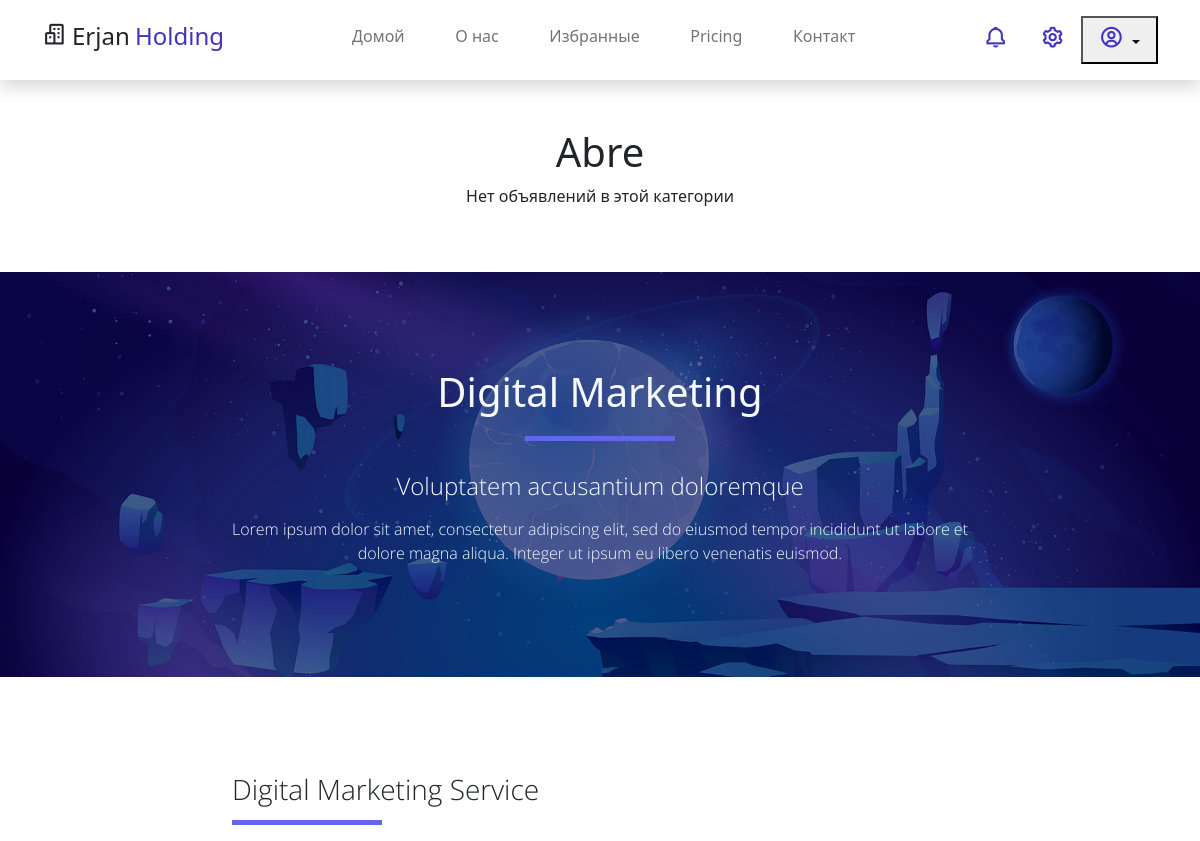
Page /estate/2/ (upper part) on the earlier database version.
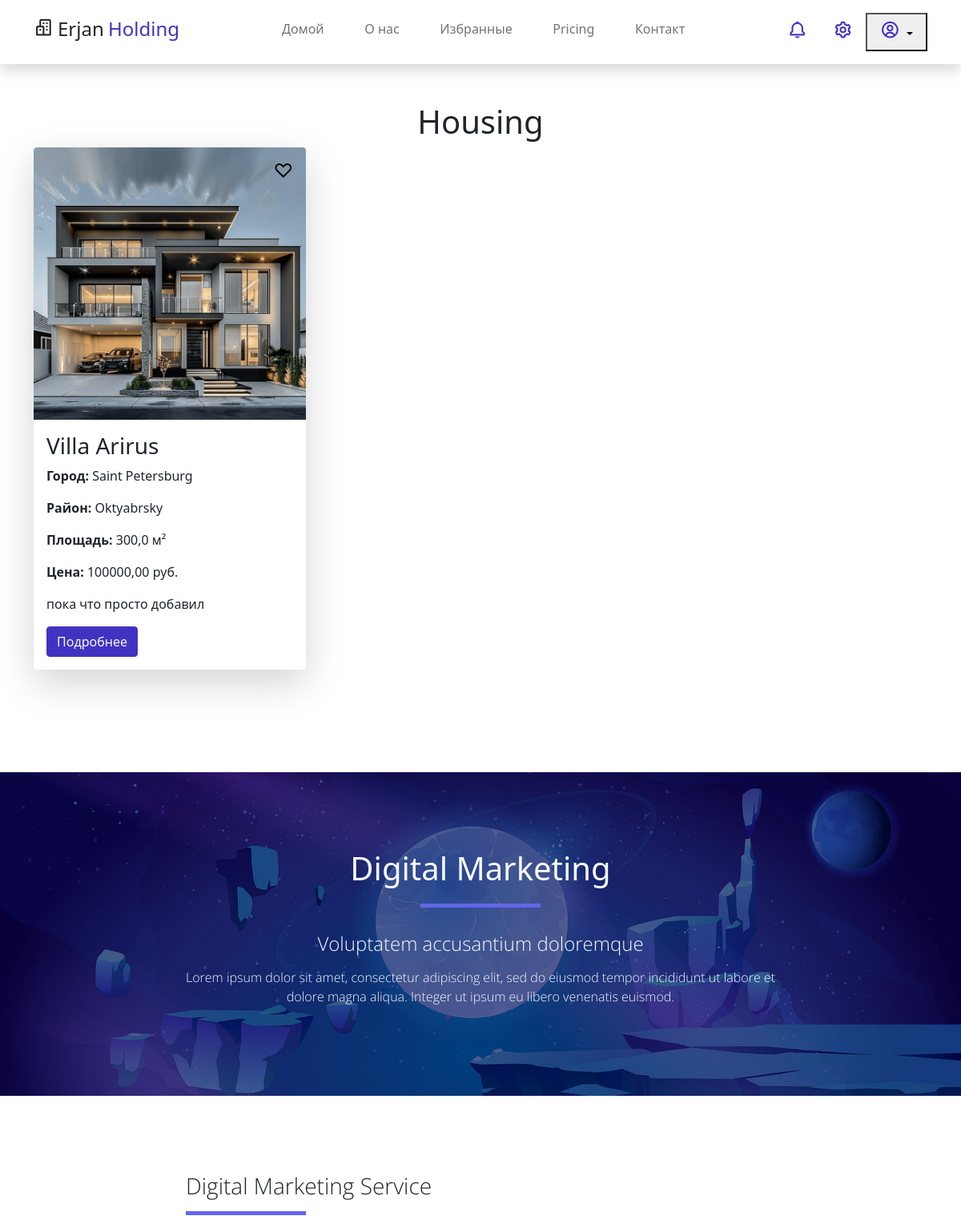
Same page on the later database version.
### app/models.py (models this page shows, shortened)
class Category(models.Model):
    title = models.CharField(max_length=100)
    image_first = models.ImageField(upload_to='media/estate_image')
    parent_category = models.ForeignKey(
        to='self',
        on_delete=models.CASCADE,
        blank=True,
        null=True
    )

class Estate(models.Model):
    title = models.CharField(max_length=100, verbose_name = 'Название')
    category = models.ForeignKey(Category, on_delete=models.PROTECT)
    image_first = models.ImageField(upload_to='media/estate_image')
    area = models.DecimalField(decimal_places=1,max_digits=12,verbose_name='km.2')
    city = models.ForeignKey(City, on_delete=models.PROTECT)
    district = models.ForeignKey(District, on_delete=models.PROTECT)
    geo = models.TextField()
    price = models.DecimalField(max_digits=15, decimal_places=2)
    description = models.TextField()
    promo_video = models.FileField(upload_to='media/estate_video')
    is_active = models.BooleanField(default=True)
    created_at=models.DateTimeField(auto_now_add=True)
    update_at=models.DateTimeField(auto_now=True)

class City(models.Model):
    title = models.CharField(max_length=100)

class District(models.Model):
    city = models.ForeignKey(City, on_delete=models.PROTECT)
    title = models.CharField(max_length=100)

### app/views.py (the view)
# urls.py: path('estate/<int:category_id>/',views.estate_detail_views, name = 'estate_detail'),
def estate_detail_views(request, category_id):
    category = get_object_or_404(Category, id=category_id)
    child_categories = Category.objects.filter(parent_category=category)
    recommends_estate = Estate.objects.filter(category__in=child_categories).exclude(
        id__in=child_categories.values_list('id', flat=True))
    estates_like_quantity = Estate.objects.filter(category__in=child_categories).count()
    if child_categories.exists():
        return render(request, template_name='main/child.html', context={
            'category':category,
            'child':child_categories,
            'recommends_estate':recommends_estate,
            'estates_like_quantity': estates_like_quantity,
        })
    else:
        estates = Estate.objects.filter(category=category, is_active=True)
        return render(request, template_name='main/estate_detail.html', context={
            'category': category,
            'estates': estates
        })

### app/templates/main/estate_detail.html (shortened to what this page needs)
{% extends 'base.html' %}
{% load static %}
{% block content %}
<section class="py-5">
    <div class="container">
        <h2 class="h2 text-center">{{ category.title }}</h2>
            {% if estates%}
                <div class="row gy-5 g-lg-5">
        {% for estate in estates %}
        <div class="col-md-4 mb-3 position-relative">
            <div class="card border-0 shadow-lg overflow-hidden">
                <button type="button"
                        class="heart-btn {% if estate in favorites %}favorited{% endif %}"
                        onclick="toggleHeart(this)"
                        data-id="{{ estate.id }}">
                    {% if estate in favorites %}♥{% else %}♡{% endif %}
                </button>
                <img class="card-img-top" src="{{ estate.image_first.url }}" alt="{{ estate.title }}">
                <div class="card-body">
                    <h3 class="card-title">{{ estate.title }}</h3>
                    <p><strong>Город:</strong> {{ estate.city.title }}</p>
                    <p><strong>Район:</strong> {{ estate.district.title }}</p>
                    <p><strong>Площадь:</strong> {{ estate.area }} м²</p>
                    <p><strong>Цена:</strong> {{ estate.price }} руб.</p>
                    <p>{{ estate.description|truncatewords:20 }}</p>
                    <a href="#" class="btn btn-primary">Подробнее</a>
                </div>
            </div>
        </div>
        {% empty %}
        <p>Объявлений нет.</p>
        {% endfor %}
    </div>
            {% else %}
                <p class="text-center">Нет объявлений в этой категории</p>
            {% endif %}
    </div>
</section>
    <div id="work_single_banner" class="bg-light w-100">
        <div class="container-fluid text-light d-flex justify-content-center align-items-center border-0 rounded-0 p-0 py-5">
            <div class="banner-content col-lg-8 m-lg-auto text-center py-5 px-3">
                <h1 class="banner-heading h2 pb-5 typo-space-line-center">Digital Marketing</h1>
                <h3 class="h4 pb-2 light-300">Voluptatem accusantium doloremque</h3>
                <p class="banner-footer light-300">
                    Lorem ipsum dolor sit amet, consectetur adipiscing elit,
                    sed do eiusmod tempor incididunt ut labore et dolore magna
                    aliqua. Integer ut ipsum eu libero venenatis euismod.
                </p>
            </div>
        </div>
    </div>
    <section class="container py-5">
        <div class="row pt-5">
            <div class="worksingle-content col-lg-8 m-auto text-left justify-content-center">
                <h2 class="worksingle-heading h3 pb-3 light-300 typo-space-line">Digital Marketing Service</h2>
                <p class="worksingle-footer py-3 text-muted light-300">
                </p>
            </div>
        </div>
    </section>
{% endblock %}

Differences in the rows shown:
changed Category: title "Abre" → "Housing"
now on this page (row edited): Estate: image_first (picture), title "Villa Arirus", city "Saint Petersburg", district "Oktyabrsky", area "300,0", price "100000,00", description "пока что просто добавил"
Other differences:
text no longer shown: "Нет объявлений в этой категории"
